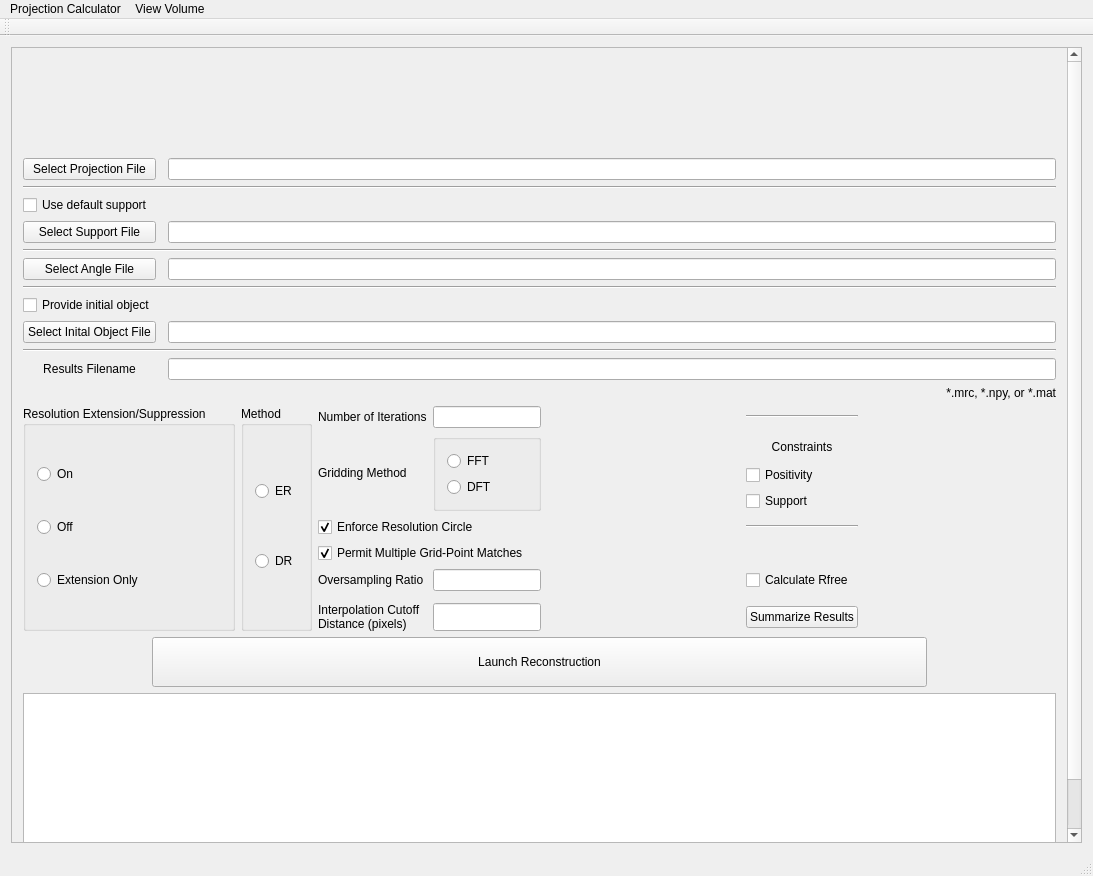
<?xml version="1.0" encoding="UTF-8"?>
<ui version="4.0">
 <class>GENFIRE_MainWindow</class>
 <widget class="QMainWindow" name="GENFIRE_MainWindow">
  <property name="enabled">
   <bool>true</bool>
  </property>
  <property name="geometry">
   <rect>
    <x>0</x>
    <y>0</y>
    <width>1093</width>
    <height>876</height>
   </rect>
  </property>
  <property name="sizePolicy">
   <sizepolicy hsizetype="Minimum" vsizetype="Minimum">
    <horstretch>0</horstretch>
    <verstretch>0</verstretch>
   </sizepolicy>
  </property>
  <property name="windowTitle">
   <string>GENFIRE</string>
  </property>
  <widget class="QWidget" name="centralWidget">
   <layout class="QGridLayout" name="gridLayout_4">
    <item row="0" column="0">
     <widget class="QScrollArea" name="scrollArea">
      <property name="widgetResizable">
       <bool>true</bool>
      </property>
      <widget class="QWidget" name="scrollAreaWidgetContents_2">
       <property name="geometry">
        <rect>
         <x>0</x>
         <y>-181</y>
         <width>1039</width>
         <height>1012</height>
        </rect>
       </property>
       <layout class="QVBoxLayout" name="verticalLayout_4">
        <item>
         <layout class="QHBoxLayout" name="horizontalLayout_3">
          <item>
           <spacer name="horizontalSpacer">
            <property name="orientation">
             <enum>Qt::Horizontal</enum>
            </property>
            <property name="sizeHint" stdset="0">
             <size>
              <width>40</width>
              <height>20</height>
             </size>
            </property>
           </spacer>
          </item>
          <item>
           <widget class="QWidget" name="nameWidget" native="true">
            <property name="sizePolicy">
             <sizepolicy hsizetype="Minimum" vsizetype="Minimum">
              <horstretch>0</horstretch>
              <verstretch>0</verstretch>
             </sizepolicy>
            </property>
            <property name="minimumSize">
             <size>
              <width>512</width>
              <height>93</height>
             </size>
            </property>
            <property name="styleSheet">
             <string notr="true">background-image: url(:/GENFIRE.png)</string>
            </property>
            <zorder></zorder>
           </widget>
          </item>
          <item>
           <spacer name="horizontalSpacer_4">
            <property name="orientation">
             <enum>Qt::Horizontal</enum>
            </property>
            <property name="sizeHint" stdset="0">
             <size>
              <width>40</width>
              <height>20</height>
             </size>
            </property>
           </spacer>
          </item>
         </layout>
        </item>
        <item>
         <layout class="QVBoxLayout" name="verticalLayout_3">
          <item>
           <layout class="QGridLayout" name="gridLayout">
            <item row="9" column="2">
             <widget class="QLineEdit" name="lineEdit_io"/>
            </item>
            <item row="10" column="0" colspan="3">
             <widget class="Line" name="line_4">
              <property name="orientation">
               <enum>Qt::Horizontal</enum>
              </property>
             </widget>
            </item>
            <item row="0" column="2">
             <widget class="QLineEdit" name="lineEdit_pj"/>
            </item>
            <item row="12" column="0">
             <widget class="QLabel" name="label_4">
              <property name="text">
               <string>Results Filename</string>
              </property>
              <property name="alignment">
               <set>Qt::AlignCenter</set>
              </property>
             </widget>
            </item>
            <item row="1" column="0" colspan="3">
             <widget class="Line" name="line">
              <property name="orientation">
               <enum>Qt::Horizontal</enum>
              </property>
             </widget>
            </item>
            <item row="7" column="0" colspan="3">
             <widget class="Line" name="line_3">
              <property name="orientation">
               <enum>Qt::Horizontal</enum>
              </property>
             </widget>
            </item>
            <item row="13" column="2">
             <widget class="QLabel" name="label_5">
              <property name="text">
               <string>*.mrc, *.npy, or *.mat</string>
              </property>
              <property name="alignment">
               <set>Qt::AlignRight|Qt::AlignTrailing|Qt::AlignVCenter</set>
              </property>
             </widget>
            </item>
            <item row="5" column="0" colspan="3">
             <widget class="Line" name="line_2">
              <property name="orientation">
               <enum>Qt::Horizontal</enum>
              </property>
             </widget>
            </item>
            <item row="12" column="2">
             <widget class="QLineEdit" name="lineEdit_results"/>
            </item>
            <item row="3" column="0">
             <widget class="QPushButton" name="btn_support">
              <property name="text">
               <string>Select Support File</string>
              </property>
             </widget>
            </item>
            <item row="6" column="0">
             <widget class="QPushButton" name="btn_angles">
              <property name="text">
               <string>Select Angle File</string>
              </property>
             </widget>
            </item>
            <item row="2" column="0">
             <widget class="QCheckBox" name="checkBox_default_support">
              <property name="text">
               <string>Use default support</string>
              </property>
             </widget>
            </item>
            <item row="13" column="0">
             <layout class="QHBoxLayout" name="horizontalLayout"/>
            </item>
            <item row="3" column="2">
             <widget class="QLineEdit" name="lineEdit_support"/>
            </item>
            <item row="9" column="0">
             <widget class="QPushButton" name="btn_io">
              <property name="text">
               <string>Select Inital Object File</string>
              </property>
             </widget>
            </item>
            <item row="8" column="0">
             <widget class="QCheckBox" name="checkBox_provide_io">
              <property name="text">
               <string>Provide initial object</string>
              </property>
             </widget>
            </item>
            <item row="6" column="2">
             <widget class="QLineEdit" name="lineEdit_angle"/>
            </item>
            <item row="0" column="0">
             <widget class="QPushButton" name="btn_projections">
              <property name="text">
               <string>Select Projection File</string>
              </property>
             </widget>
            </item>
           </layout>
          </item>
          <item>
           <layout class="QHBoxLayout" name="horizontalLayout_2">
            <item>
             <widget class="QGroupBox" name="groupBox">
              <property name="title">
               <string>Resolution Extension/Suppression</string>
              </property>
              <layout class="QVBoxLayout" name="verticalLayout">
               <item>
                <widget class="QRadioButton" name="radioButton_on">
                 <property name="text">
                  <string>On</string>
                 </property>
                </widget>
               </item>
               <item>
                <widget class="QRadioButton" name="radioButton_off">
                 <property name="text">
                  <string>Off</string>
                 </property>
                </widget>
               </item>
               <item>
                <widget class="QRadioButton" name="radioButton_extension">
                 <property name="text">
                  <string>Extension Only</string>
                 </property>
                </widget>
               </item>
              </layout>
             </widget>
            </item>
            <item>
             <widget class="QGroupBox" name="groupBox_3">
              <property name="title">
               <string>Method</string>
              </property>
              <layout class="QVBoxLayout" name="verticalLayout_10">
               <item>
                <widget class="QRadioButton" name="radioButton_ER">
                 <property name="text">
                  <string>ER</string>
                 </property>
                </widget>
               </item>
               <item>
                <widget class="QRadioButton" name="radioButton_DR">
                 <property name="text">
                  <string>DR</string>
                 </property>
                </widget>
               </item>
              </layout>
             </widget>
            </item>
            <item>
             <layout class="QGridLayout" name="gridLayout_2">
              <item row="3" column="0" colspan="2">
               <widget class="QCheckBox" name="checkBox_multiGridding">
                <property name="text">
                 <string>Permit Multiple Grid-Point Matches</string>
                </property>
                <property name="checked">
                 <bool>true</bool>
                </property>
               </widget>
              </item>
              <item row="2" column="3">
               <widget class="Line" name="line_6">
                <property name="orientation">
                 <enum>Qt::Horizontal</enum>
                </property>
               </widget>
              </item>
              <item row="4" column="3">
               <widget class="QCheckBox" name="checkBox_rfree">
                <property name="text">
                 <string>Calculate Rfree</string>
                </property>
               </widget>
              </item>
              <item row="1" column="0">
               <widget class="QLabel" name="label_7">
                <property name="text">
                 <string>Gridding Method</string>
                </property>
               </widget>
              </item>
              <item row="2" column="0" colspan="2">
               <widget class="QCheckBox" name="checkBox_resCircle">
                <property name="text">
                 <string>Enforce Resolution Circle</string>
                </property>
                <property name="checked">
                 <bool>true</bool>
                </property>
               </widget>
              </item>
              <item row="1" column="3">
               <layout class="QVBoxLayout" name="verticalLayout_5">
                <item>
                 <widget class="QLabel" name="label_6">
                  <property name="text">
                   <string>Constraints</string>
                  </property>
                  <property name="alignment">
                   <set>Qt::AlignCenter</set>
                  </property>
                 </widget>
                </item>
                <item>
                 <widget class="QCheckBox" name="checkBox_positivity_constraint">
                  <property name="text">
                   <string>Positivity</string>
                  </property>
                 </widget>
                </item>
                <item>
                 <widget class="QCheckBox" name="checkBox_support_constraint">
                  <property name="text">
                   <string>Support</string>
                  </property>
                 </widget>
                </item>
               </layout>
              </item>
              <item row="6" column="3">
               <widget class="QPushButton" name="btn_displayResults">
                <property name="text">
                 <string>Summarize Results</string>
                </property>
               </widget>
              </item>
              <item row="1" column="1">
               <widget class="QGroupBox" name="groupBox_2">
                <property name="title">
                 <string/>
                </property>
                <layout class="QVBoxLayout" name="verticalLayout_7">
                 <item>
                  <widget class="QRadioButton" name="radioButton_FFT">
                   <property name="text">
                    <string>FFT</string>
                   </property>
                  </widget>
                 </item>
                 <item>
                  <widget class="QRadioButton" name="radioButton_DFT">
                   <property name="text">
                    <string>DFT</string>
                   </property>
                  </widget>
                 </item>
                </layout>
               </widget>
              </item>
              <item row="4" column="4">
               <spacer name="horizontalSpacer_2">
                <property name="orientation">
                 <enum>Qt::Horizontal</enum>
                </property>
                <property name="sizeHint" stdset="0">
                 <size>
                  <width>40</width>
                  <height>20</height>
                 </size>
                </property>
               </spacer>
              </item>
              <item row="4" column="0">
               <widget class="QLabel" name="label_2">
                <property name="text">
                 <string>Oversampling Ratio</string>
                </property>
               </widget>
              </item>
              <item row="4" column="2">
               <spacer name="horizontalSpacer_3">
                <property name="orientation">
                 <enum>Qt::Horizontal</enum>
                </property>
                <property name="sizeHint" stdset="0">
                 <size>
                  <width>40</width>
                  <height>20</height>
                 </size>
                </property>
               </spacer>
              </item>
              <item row="0" column="1">
               <widget class="QLineEdit" name="lineEdit_numIterations">
                <property name="sizePolicy">
                 <sizepolicy hsizetype="Minimum" vsizetype="Minimum">
                  <horstretch>0</horstretch>
                  <verstretch>0</verstretch>
                 </sizepolicy>
                </property>
                <property name="alignment">
                 <set>Qt::AlignRight|Qt::AlignTrailing|Qt::AlignVCenter</set>
                </property>
               </widget>
              </item>
              <item row="6" column="1">
               <widget class="QLineEdit" name="lineEdit_interpolationCutoffDistance">
                <property name="sizePolicy">
                 <sizepolicy hsizetype="Minimum" vsizetype="Minimum">
                  <horstretch>0</horstretch>
                  <verstretch>0</verstretch>
                 </sizepolicy>
                </property>
                <property name="alignment">
                 <set>Qt::AlignRight|Qt::AlignTrailing|Qt::AlignVCenter</set>
                </property>
               </widget>
              </item>
              <item row="6" column="0">
               <widget class="QLabel" name="label_3">
                <property name="text">
                 <string>Interpolation Cutoff Distance (pixels)</string>
                </property>
                <property name="wordWrap">
                 <bool>true</bool>
                </property>
               </widget>
              </item>
              <item row="0" column="3">
               <widget class="Line" name="line_5">
                <property name="orientation">
                 <enum>Qt::Horizontal</enum>
                </property>
               </widget>
              </item>
              <item row="0" column="0">
               <widget class="QLabel" name="label">
                <property name="text">
                 <string>Number of Iterations</string>
                </property>
                <property name="wordWrap">
                 <bool>false</bool>
                </property>
               </widget>
              </item>
              <item row="0" column="5" rowspan="7">
               <layout class="QGridLayout" name="gridLayout_3"/>
              </item>
              <item row="4" column="1">
               <widget class="QLineEdit" name="lineEdit_oversamplingRatio">
                <property name="sizePolicy">
                 <sizepolicy hsizetype="Minimum" vsizetype="Minimum">
                  <horstretch>0</horstretch>
                  <verstretch>0</verstretch>
                 </sizepolicy>
                </property>
                <property name="alignment">
                 <set>Qt::AlignRight|Qt::AlignTrailing|Qt::AlignVCenter</set>
                </property>
               </widget>
              </item>
             </layout>
            </item>
           </layout>
          </item>
         </layout>
        </item>
        <item>
         <layout class="QHBoxLayout" name="horizontalLayout_4">
          <item>
           <widget class="QPushButton" name="btn_reconstruct">
            <property name="sizePolicy">
             <sizepolicy hsizetype="Fixed" vsizetype="Fixed">
              <horstretch>0</horstretch>
              <verstretch>0</verstretch>
             </sizepolicy>
            </property>
            <property name="minimumSize">
             <size>
              <width>775</width>
              <height>50</height>
             </size>
            </property>
            <property name="text">
             <string>Launch Reconstruction</string>
            </property>
           </widget>
          </item>
         </layout>
        </item>
        <item>
         <layout class="QVBoxLayout" name="verticalLayout_2">
          <item>
           <widget class="QTextEdit" name="log">
            <property name="minimumSize">
             <size>
              <width>100</width>
              <height>0</height>
             </size>
            </property>
           </widget>
          </item>
         </layout>
        </item>
       </layout>
      </widget>
     </widget>
    </item>
   </layout>
  </widget>
  <widget class="QToolBar" name="mainToolBar">
   <attribute name="toolBarArea">
    <enum>TopToolBarArea</enum>
   </attribute>
   <attribute name="toolBarBreak">
    <bool>false</bool>
   </attribute>
  </widget>
  <widget class="QStatusBar" name="statusBar"/>
  <widget class="QMenuBar" name="menuBar">
   <property name="geometry">
    <rect>
     <x>0</x>
     <y>0</y>
     <width>1093</width>
     <height>31</height>
    </rect>
   </property>
   <widget class="QMenu" name="menuTools">
    <property name="title">
     <string>Projection Calculator</string>
    </property>
    <addaction name="action_Create_Support"/>
   </widget>
   <widget class="QMenu" name="menuView_Volume">
    <property name="title">
     <string>View Volume</string>
    </property>
    <addaction name="action_Volume_Slicer"/>
   </widget>
   <addaction name="menuTools"/>
   <addaction name="menuView_Volume"/>
  </widget>
  <action name="action_Create_Support">
   <property name="text">
    <string>Launch Projection Calculator</string>
   </property>
  </action>
  <action name="action_Volume_Slicer">
   <property name="text">
    <string>Launch Volume Slicer</string>
   </property>
  </action>
  <action name="action_2">
   <property name="text">
    <string>Exit</string>
   </property>
  </action>
 </widget>
 <layoutdefault spacing="6" margin="11"/>
 <tabstops>
  <tabstop>lineEdit_pj</tabstop>
  <tabstop>lineEdit_support</tabstop>
  <tabstop>lineEdit_angle</tabstop>
  <tabstop>lineEdit_io</tabstop>
  <tabstop>lineEdit_numIterations</tabstop>
  <tabstop>lineEdit_oversamplingRatio</tabstop>
  <tabstop>lineEdit_interpolationCutoffDistance</tabstop>
  <tabstop>radioButton_on</tabstop>
  <tabstop>radioButton_off</tabstop>
  <tabstop>radioButton_extension</tabstop>
  <tabstop>btn_angles</tabstop>
  <tabstop>btn_io</tabstop>
  <tabstop>btn_projections</tabstop>
  <tabstop>btn_support</tabstop>
 </tabstops>
 <resources/>
 <connections/>
</ui>
